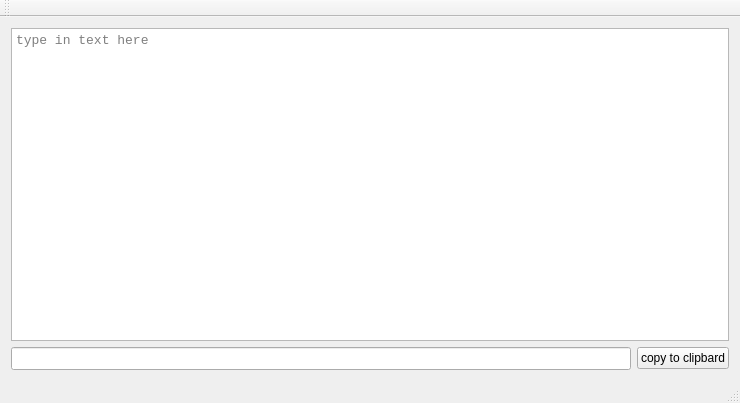
<?xml version="1.0" encoding="UTF-8"?>
<ui version="4.0">
 <class>MainWindow</class>
 <widget class="QMainWindow" name="MainWindow">
  <property name="geometry">
   <rect>
    <x>0</x>
    <y>0</y>
    <width>740</width>
    <height>403</height>
   </rect>
  </property>
  <property name="windowTitle">
   <string>MainWindow</string>
  </property>
  <widget class="QWidget" name="centralWidget">
   <layout class="QVBoxLayout" name="verticalLayout">
    <item>
     <widget class="QPlainTextEdit" name="plainTextEdit">
      <property name="font">
       <font>
        <family>Courier New</family>
        <pointsize>10</pointsize>
       </font>
      </property>
      <property name="placeholderText">
       <string>type in text here</string>
      </property>
     </widget>
    </item>
    <item>
     <layout class="QHBoxLayout" name="horizontalLayout">
      <item>
       <widget class="QLineEdit" name="lineEdit">
        <property name="font">
         <font>
          <family>Courier New</family>
          <pointsize>10</pointsize>
         </font>
        </property>
       </widget>
      </item>
      <item>
       <widget class="QPushButton" name="pushButton">
        <property name="text">
         <string>copy to clipbard</string>
        </property>
       </widget>
      </item>
     </layout>
    </item>
   </layout>
  </widget>
  <widget class="QMenuBar" name="menuBar">
   <property name="geometry">
    <rect>
     <x>0</x>
     <y>0</y>
     <width>740</width>
     <height>21</height>
    </rect>
   </property>
  </widget>
  <widget class="QToolBar" name="mainToolBar">
   <attribute name="toolBarArea">
    <enum>TopToolBarArea</enum>
   </attribute>
   <attribute name="toolBarBreak">
    <bool>false</bool>
   </attribute>
  </widget>
  <widget class="QStatusBar" name="statusBar"/>
 </widget>
 <layoutdefault spacing="6" margin="11"/>
 <resources/>
 <connections/>
</ui>
